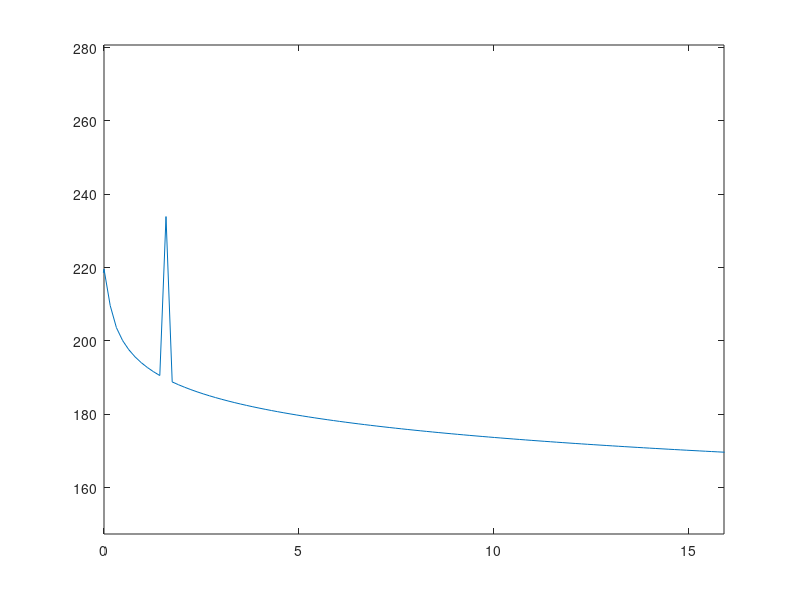

This chart was generated by the following MATLAB code:
%%
%Script for experimenting with demodulating
%This is demodulation using FFT and IFFT operations,
%NOT Hilbert transforms.
A = 1;
tp = 2^12;
omega1 = 240;
omega2 = 10;
gamma = pi/7;
beta = 5;
t = 0:2*pi / tp:2*pi*(1-1/tp);
x = A * cos(omega1*t + gamma + beta*sin(omega2*t));
plot(t(1:round(length(x)/omega2)), x(1:round(length(x)/omega2)))
xlim([0 t(round(length(x)/omega2))]);
xlabel('time (s)')
ylabel('magnitude')
%%
%FFT
ff = fft(x);
ax = linspace(-tp/pi/4, (tp-2)/pi/4,tp);
%db display.
dbf = 20 * log10((abs(ff) / length(ff)*2 + 10e-12)/10e-12);
dbf = fftshift(dbf);
%Manipulate axes
plot(ax, dbf);
xlim([-tp/pi/4 tp/pi/4]);
ylim([0 1.2*max(dbf)])
xlabel('frequency (rad/s)')
ylabel('magnitude dB rel. e-12');
%Set negative freqs to zero, double positive freqs.
%%
%Delete negative freqs, double positive freqs. Leave 0.
gf = ff;
gf(2:end) = 2 * ff(2:end);
gf(end/2+1:end) = 0;
g = ifft(gf);
dbg = 20 * log10((abs(gf)/length(gf)*2 + 10e-12)/10e-12);
dbg = fftshift(dbg);
plot(ax, dbg);
xlim([-tp/pi/4 tp/pi/4]);
ylim([0 1.2 * max(dbg)]);
xlabel('Frequency (rad/s)');
ylabel('Magnitude dB rel. 10^-12');

%%
%g is now the analytic signal. Instead of doing all this,
%we could have said g = hilbert(x).
%Find the phase info:
pha = angle(g);
upha = unwrap(pha);
%%
%This is to take care of Omega * t + gamma
p = polyfit(t, upha, 1);
p(2) = upha(1);
omega1t = polyval(p,t);
uphas = upha - omega1t; %linear offset sub
%FFT the other stuff:
mf = fft(uphas); %Spectrum of phase demo signal
dbmf = 20 * log10((abs(mf)/length(mf)*2 + 10e-12)/10e-12);
dbmf = fftshift(dbmf);
plot(ax, dbmf);
xlim([0 10 * omega2/2/pi]);
ylim([min(dbmf) 1.2*max(dbmf)]);